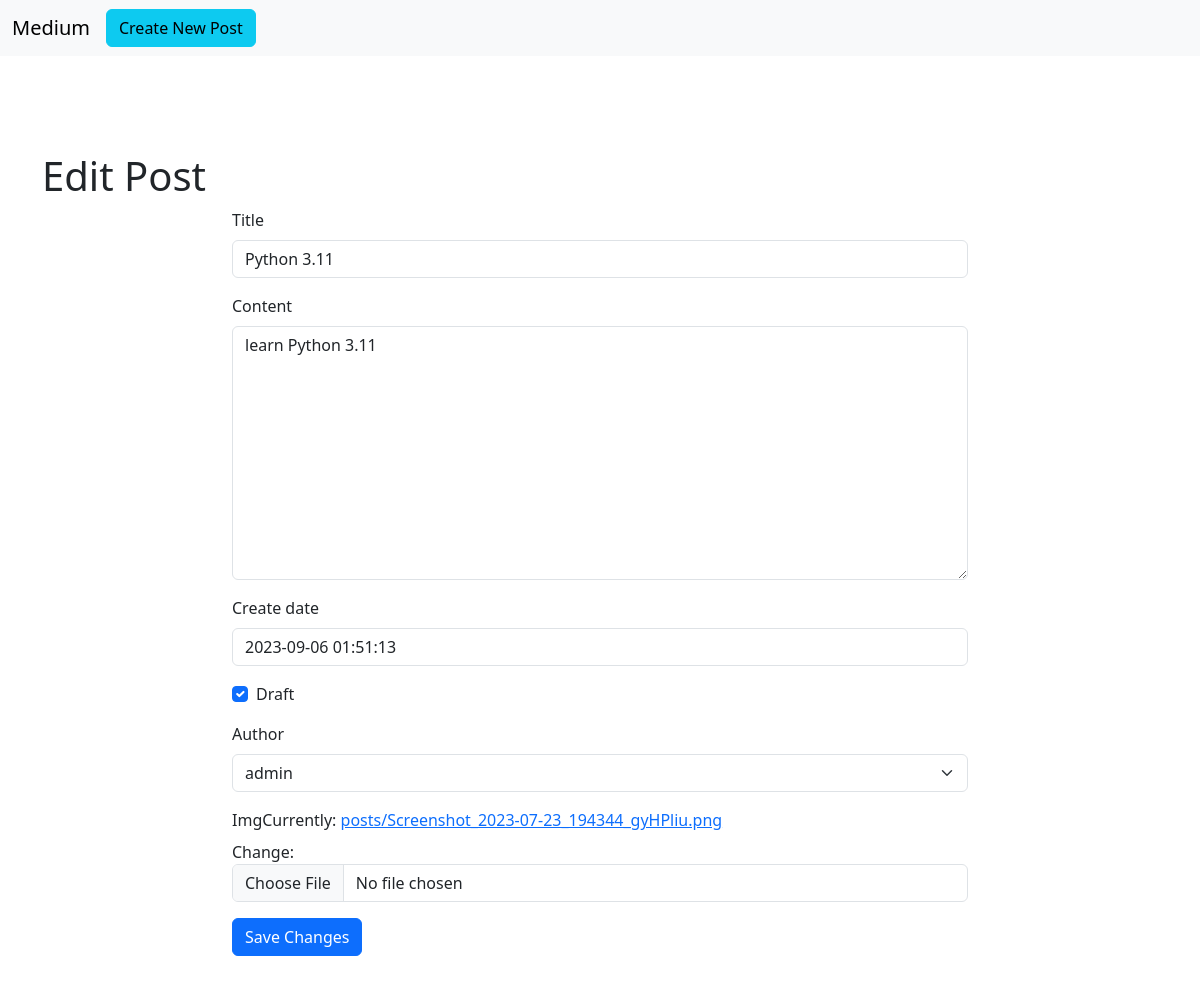
The page /blog/3/edit on the database as committed earlier.
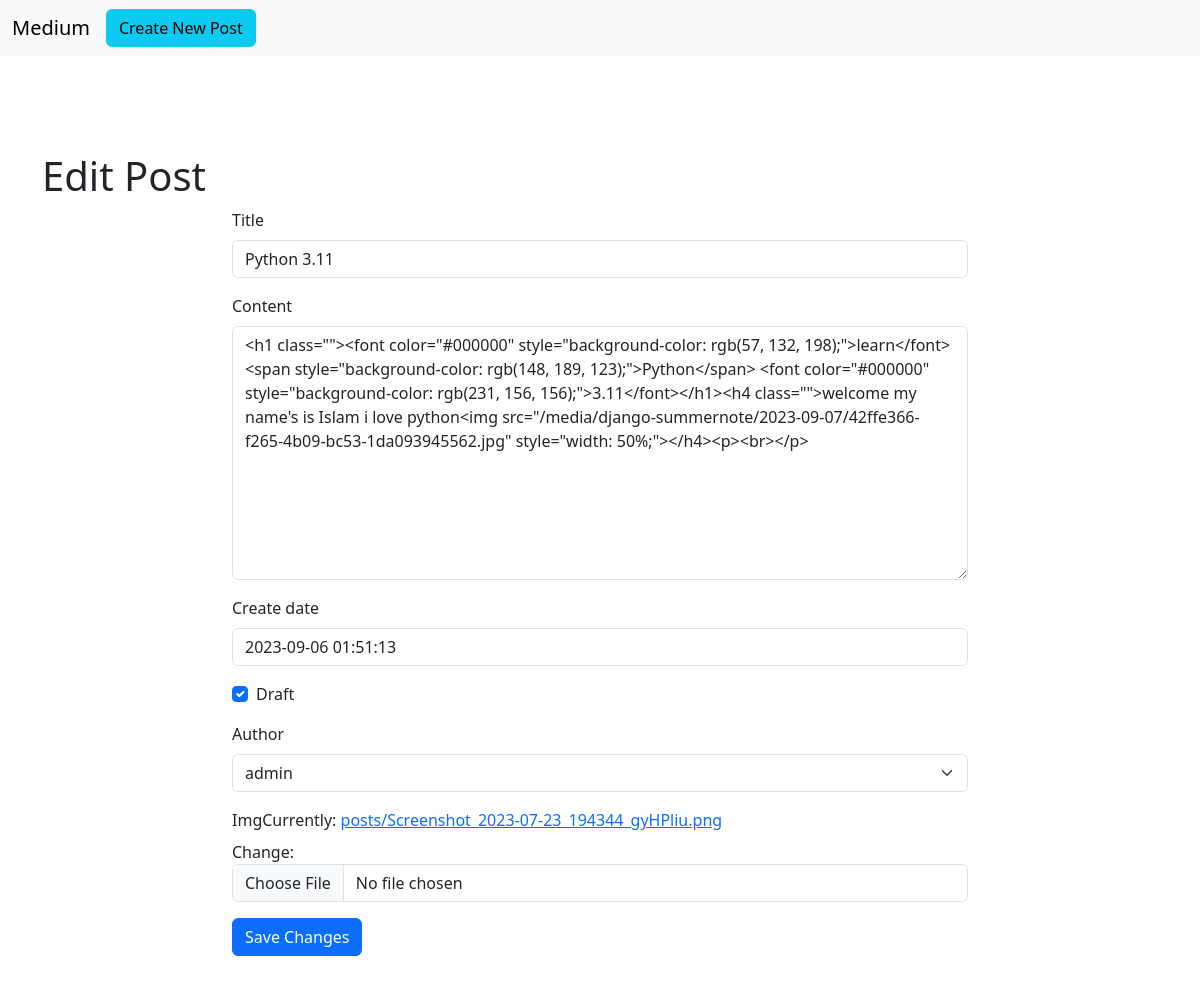
The same page on the database as committed later.
### blog/models.py (models this page shows, shortened)
class Post(models.Model):
    title = models.CharField(max_length=100)
    content= models.TextField(max_length=30000)
    create_date= models.DateTimeField(default=timezone.now())
    draft = models.BooleanField(default=True)
    tags = TaggableManager()
    author = models.ForeignKey(User,on_delete=models.SET_NULL,null=True,blank=True,related_name='post_user')
    img =models.ImageField(upload_to='posts/',null=True)

### blog/views.py (the view)
# urls.py: path('blog/<int:pk>/edit' , PostUpdate.as_view()),
class PostUpdate(UpdateView):
    model = Post
    fields = '__all__'
    success_url = '/blog'
    template_name = 'blog/edit_post.html'

### blog/templates/blog/edit_post.html (shortened to what this page needs)
{% load django_bootstrap5 %}
<!doctype html>
<html lang="en">
  <head>
    <link rel="stylesheet" href="https://cdnjs.cloudflare.com/ajax/libs/bootstrap/5.3.1/css/bootstrap.min.css" />    <nav class="navbar navbar-expand-lg bg-body-tertiary">
        <div class="container-fluid">
          <a class="navbar-brand" href="/blog">Medium</a>
          <div class="collapse navbar-collapse" id="navbarSupportedContent">
            <a class="btn btn-info me-2" href="/blog/new">Create New Post</a>
          </div>
        </div>
      </nav>
      <div class="container mt-5">
        <div class="row py-5">
            <h1> Edit Post </h1>
                <div class="col-lg-8 mx-auto">
                    <form method="Post" enctype="multipart/form-data">
                        {% bootstrap_form form %}
                        {% bootstrap_button button_type="submit" content="Save Changes" %}
                    </form>
                </div>
        </div>
      </div>
    </body>
</html>

Rows that differ between the two databases and show on the page:
changed Post "Python 3.11": content "learn Python 3.11" → "<h1 class=\"\"><font color=\"#000000\" style=\"background-color: rgb(57, 132, 198);\">learn</font> <span style=\"background-color: rgb(148, 189, 123);\">Python</span> <font color=\"#000000\" style=\"background-color: rgb(231, 156, 156);\">3.11</font></h1><h4 class=\"\">welcome my name's is Islam i love python<img src=\"/media/django-summernote/2023-09-07/42ffe366-f265-4b09-bc53-1da093945562.jpg\" style=\"width: 50%;\"></h4><p><br></p>"
